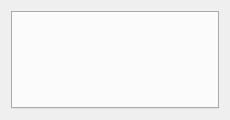
<?xml version="1.0" encoding="UTF-8"?>
<ui version="4.0">
 <class>startwidget</class>
 <widget class="QWidget" name="startwidget">
  <property name="geometry">
   <rect>
    <x>0</x>
    <y>0</y>
    <width>230</width>
    <height>120</height>
   </rect>
  </property>
  <property name="windowTitle">
   <string>小方幸福超市</string>
  </property>
  <layout class="QGridLayout" name="gridLayout">
   <item row="0" column="0">
    <widget class="QTabWidget" name="tabWidget"/>
   </item>
  </layout>
 </widget>
 <resources/>
 <connections/>
</ui>
